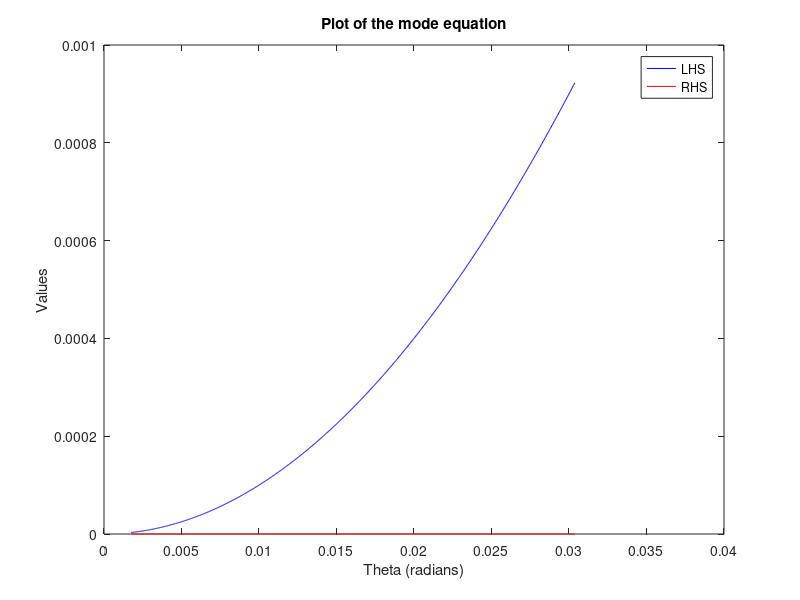

This figure's MATLAB source:
% Parameters
n1 = 1.445; % Refractive index of the core
n2 = 1.46;  % Refractive index of the cladding
d = 10e-6;  % Core diameter in meters
lambda = 1.55e-6; % Laser wavelength in meters
m = 0; % Given mode

% Convert angles from degrees to radians for calculation
theta_min = 0.1 * (pi/180); % 0.1 degree in radians
theta_max = 1.74 * (pi/180); % 1.74 degrees in radians

% Define theta range for plotting
theta = linspace(theta_min, theta_max, 1000); % A dense range of angles for a smooth plot

% Calculate LHS of the equation
LHS = tan(theta) .* sin(theta);

% Calculate RHS of the equation
RHS = (2 * pi * d / lambda) .* sqrt(n1^2 - n2^2) ./ sin(theta);

% Plot LHS and RHS
plot(theta, LHS, 'b', theta, RHS, 'r');
xlabel('Theta (radians)');
ylabel('Values');
legend('LHS','RHS');
title('Plot of the mode equation');

% Find the number of crossing points within the specified range
% This will be where LHS - RHS changes sign, indicating an intersection
crossings = sum(diff(LHS - RHS > 0));

% Display the number of crossing points
disp(['Number of possible laser angles that can propagate: ', num2str(crossings)]);
